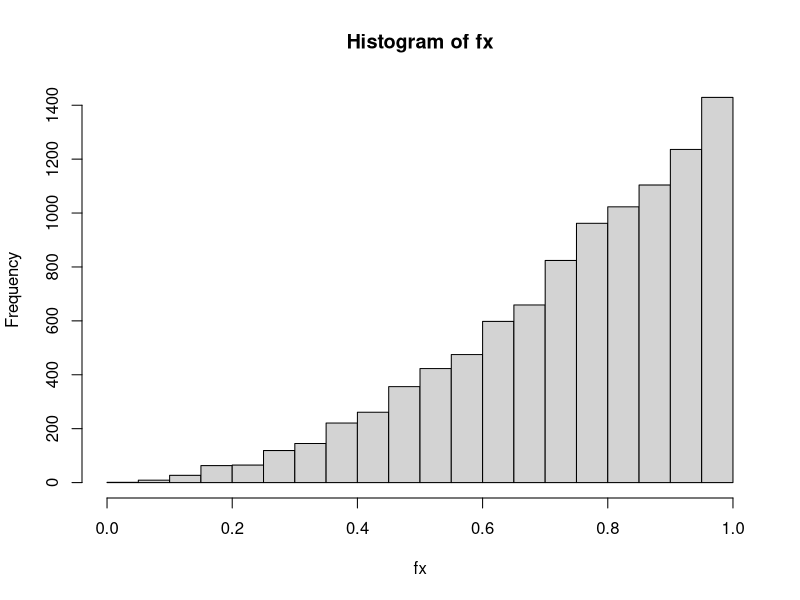
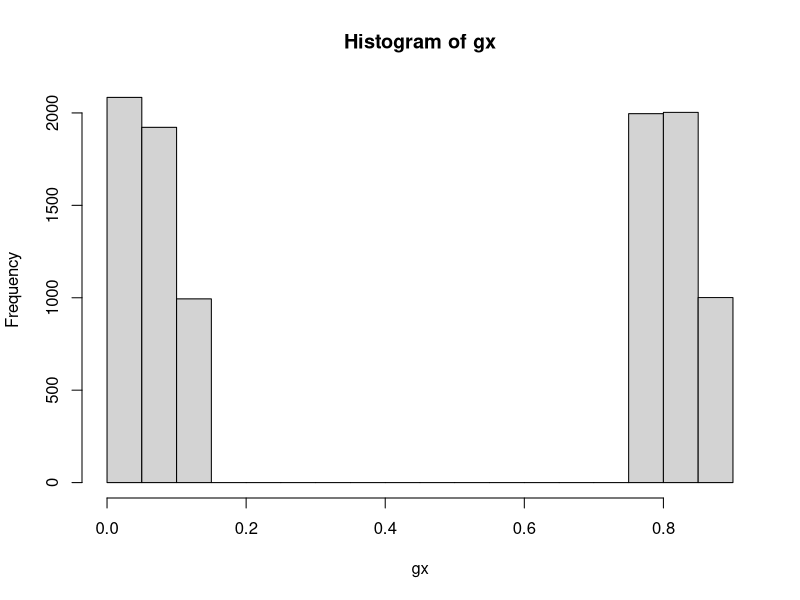
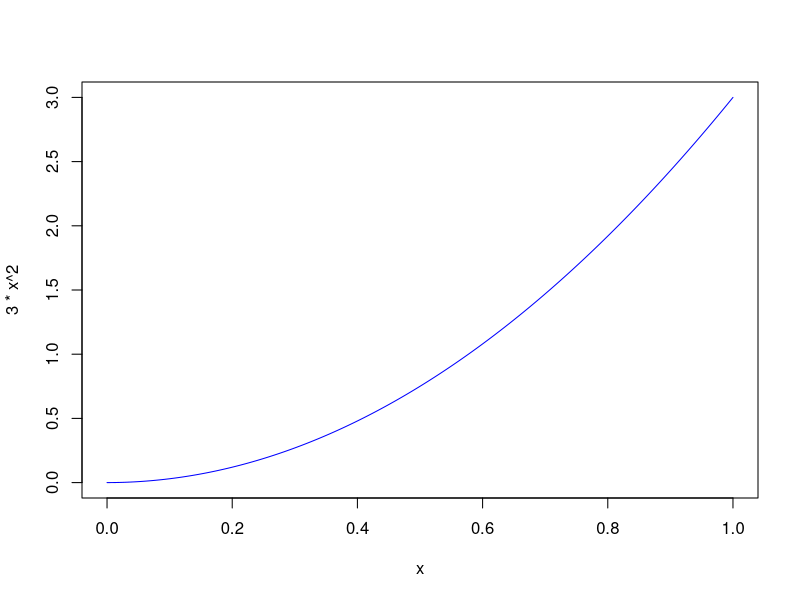
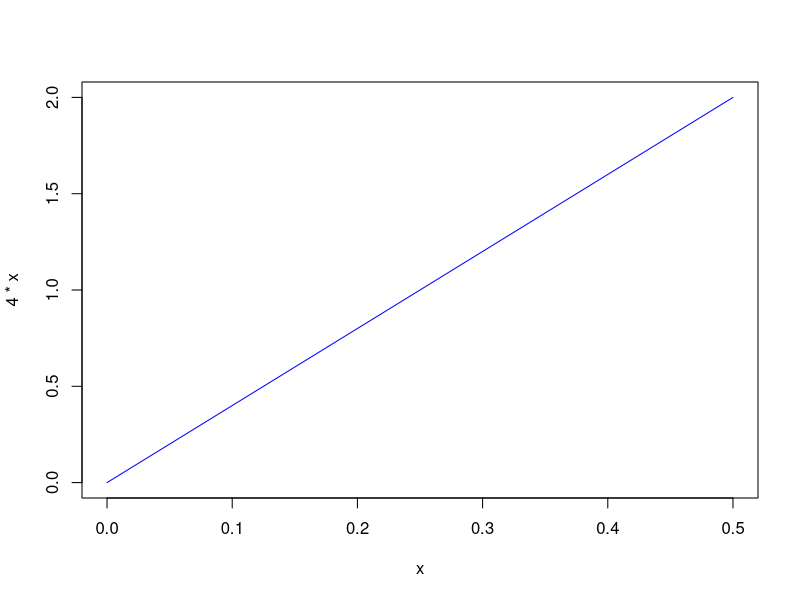
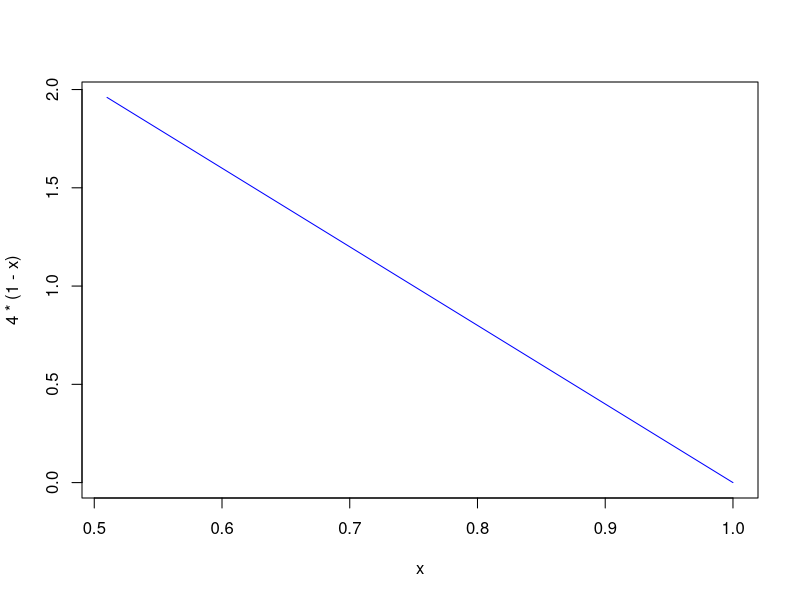

These figures' R source, in order:
## Alexandre Rodrigues Bomfim Junior - 1921241

# Q2) Usando o Método da Inversa e a linguagem R, implemente uma 
#     função para gerar uma variável aleatória contínua 𝑋 cuja 
#     função densidade pode ser dada por uma das funções abaixo:

#     f(𝑥) = 3𝑥ˆ2, 0 <= 𝑥 <= 1
#
#            {  4𝑥,  0 <= 𝑥 <= 0.5
#     g(𝑥) = {  
#            {  4(1-𝑥), 0.5 < 𝑥 <= 1

# A função implementada deve ser única e receber um parâmetro que indica qual 
#  função de densidade deve ser utilizada para 𝑋 e um outro parâmetro que 
#  indica o número de amostras da variável a ser gerada. 


geraXInversa <- function(qual.funcao, nSamples) {

    X <- rep(0, nSamples)
    U <- runif(nSamples)
    
    if(qual.funcao == 0) {
        # funcao densidade = f(𝑥)
        # Logo a funcao inversa é u^1/3
        for(i in 1:nSamples){
            X[i] <- U[i]^(1/3)
        }
        return(X)
    } else {
        # funcao densidade = g(𝑥)
        # Logo as funcoes inversas sao = u/4 e 1 - u/4
        for(i in 1:nSamples){
            resultado <- 0
            if(U[i] <= 0.5){
                resultado <- (U[i]/4)
            } else {
                resultado <- (1 - U[i]/4)
            }
            X[i] <- resultado
        }
        return(X)
    }
}

nSamples <- 10000

fx <- geraXInversa(0, nSamples)
gx <- geraXInversa(1, nSamples)


#  Plote um histograma da amostra.
hist(fx)
hist(gx)

curve(3*x^2, from = 0, to = 1, n = 1000, col = "blue")
curve(4*x, from = 0, to = 0.5, n = 1000, col = "blue")
curve(4*(1-x), from = 0.51, to = 1, n = 1000, col = "blue")
